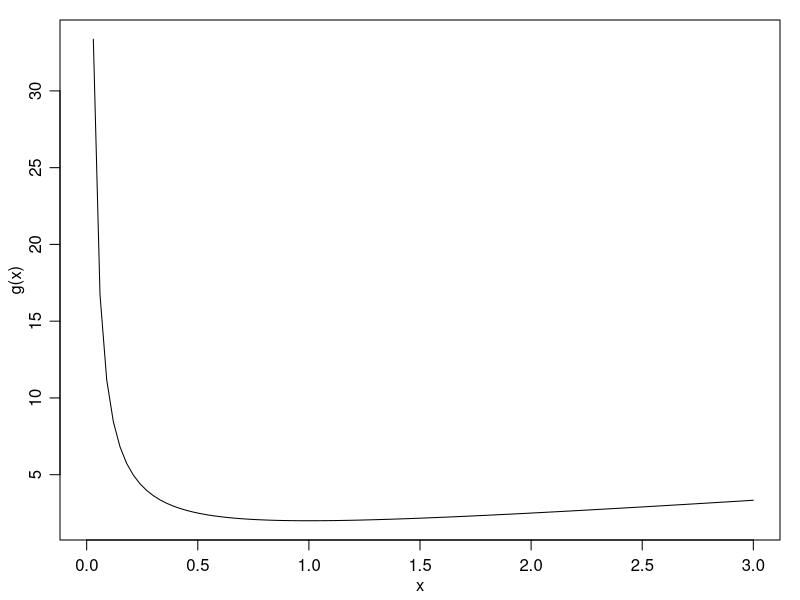

This chart was generated by the following R code:
## ---- chunk 1
par(mar=c(3,3,1,1),mgp=c(1.75,.75,0))
plot(function(x){ x+1/x } ,xlim=c(0,3),ylab="g(x)") 
